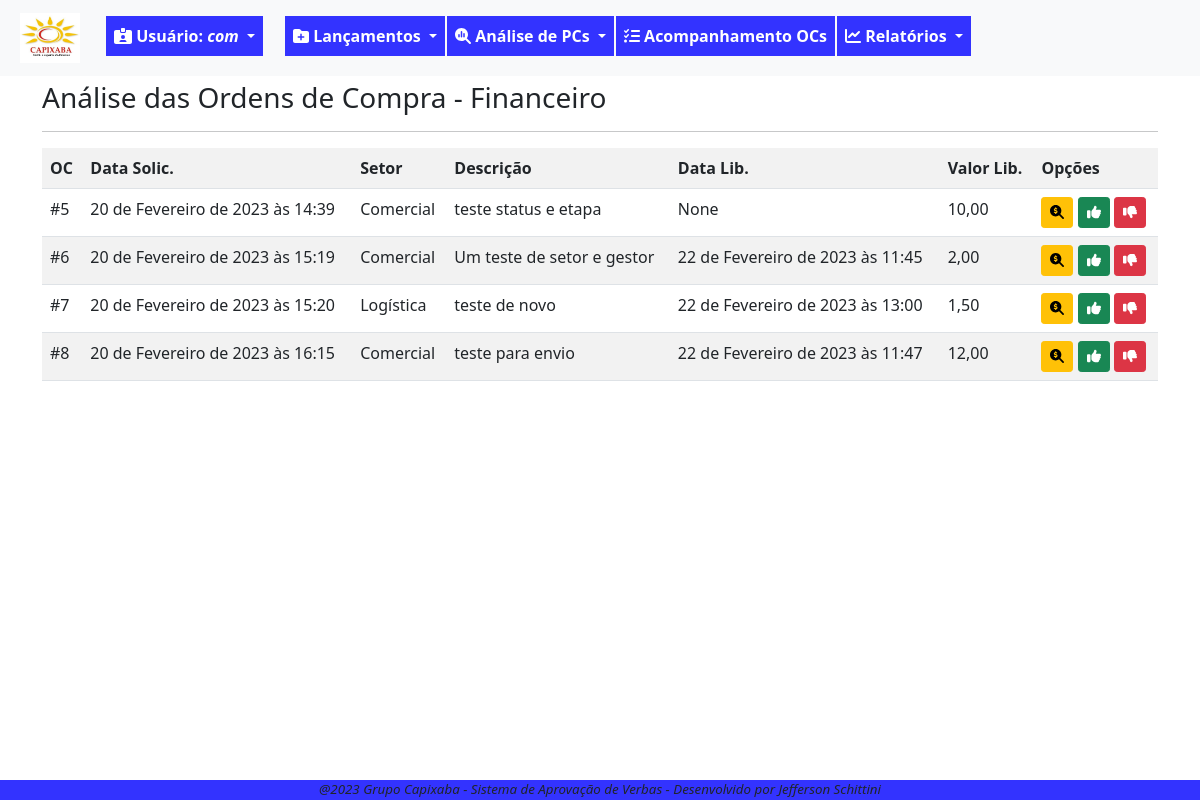
Page /pc/analise/financeiro/listar/ (signed in) on the earlier database version.
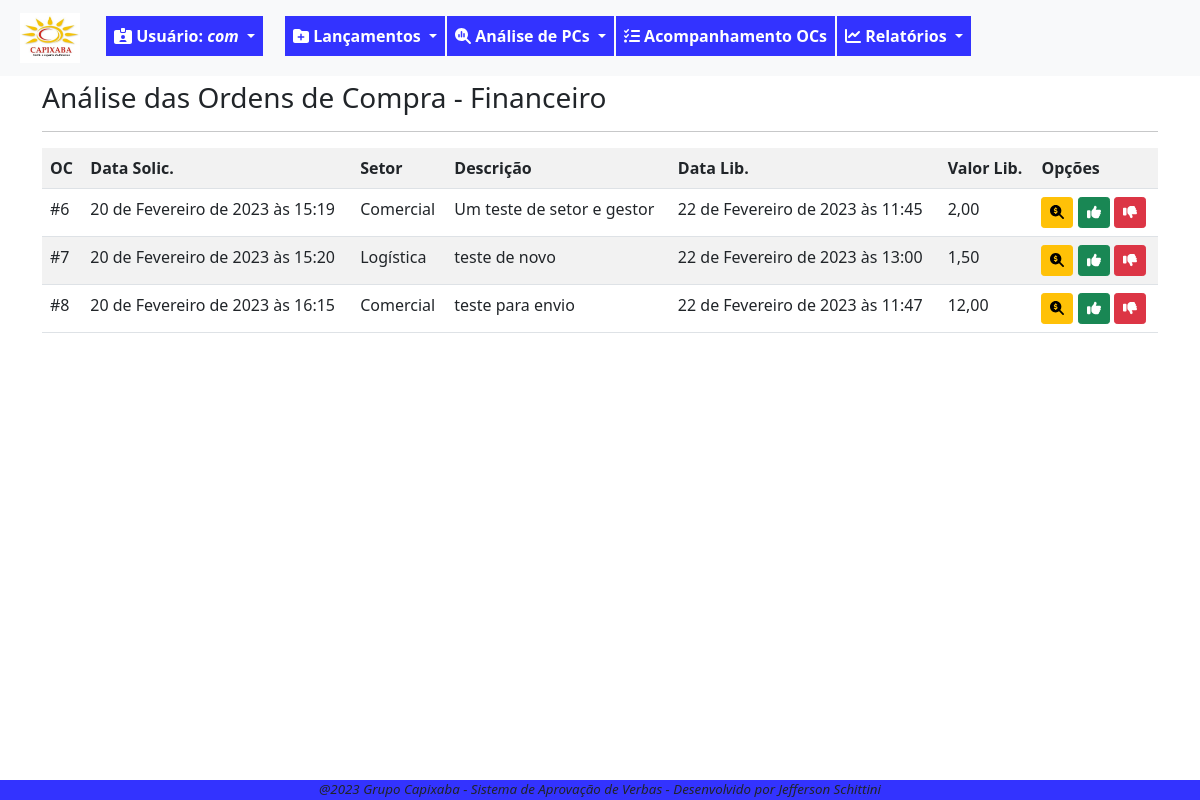
Same page on the later database version.
### fluxo/models.py (models this page shows, shortened)
class PedidoCompra(models.Model):
    SOL = '1'
    APR = '2'
    FIS = '3'
    FIN = '4'
    FIM = '9'
    ETAPAS_CHOICES = [
        (SOL,'Solicitação'),
        (APR,'Aprovação'),
        (FIS,'Fiscal'),
        (FIN,'Financeiro'),
        (FIM,'Finalizada'),
    ]
    ABERTA = 'ABE'
    ANALISE = 'ANL'
    LIBERADA = 'LIB'
    NEGADA = 'NEG'
    CANCELADA = 'CAN'
    STATUS_CHOICES = [
        ('ABE','Aberta'),
        ('ANL','Análise'),
        ('LIB','Liberada'),
        ('NEG','Negada'),
        ('CAN','Cancelada'),
    ]
    data_solic = models.DateTimeField(verbose_name='Data da Solicitação', default=timezone.now)
    usuario_log = models.ForeignKey(User, on_delete=models.PROTECT, verbose_name='Usuário') #deixar este usuário, que herda do padrão django
    setor_oc = models.ForeignKey(Setor, on_delete=models.PROTECT, verbose_name='Setor')
    desc_solic = models.CharField(max_length=100, verbose_name='Descrição do pedido')
    motivo_solic = models.TextField(verbose_name='Motivo do pedido', max_length=1000, help_text='Escreva detalhes da solicitação')
    valor_solic = models.DecimalField(max_digits=9, decimal_places=2, verbose_name='Valor Solicitado')
    anexos = models.FileField(upload_to=anexar_em, blank=True, null=True)  # verificar melhor como se configura, inclusive a constante MEDDIA_ROOT
    data_aprov = models.DateTimeField(verbose_name='Aprovação Diretoria', blank=True, null=True)
    motivo_aprov = models.TextField(verbose_name='Motivo Aprovação', blank=True, max_length=1000, help_text='Escreva detalhes da devolutiva')
    valor_aprov = models.DecimalField(verbose_name='Valor Aprovado', max_digits=9, decimal_places=2, blank=True, null=True)
    data_fin = models.DateTimeField(verbose_name='Liberação Financeiro', blank=True, null=True)
    motivo_fin = models.TextField(verbose_name='Motivo Financeiro', max_length=1000, blank=True, help_text='Escreva detalhes da devolutiva')
    data_fis = models.DateTimeField(verbose_name='Liberação Fiscal', blank=True, null=True)
    motivo_fis = models.TextField(verbose_name='Motivo Fiscal', max_length=1000, blank=True, null=True, help_text='Escreva detalhes da devolutiva')
    etapa_oc = models.CharField(verbose_name='Etapa', choices=ETAPAS_CHOICES, max_length=50, default='1')
    status_oc = models.CharField(verbose_name='Status', choices=STATUS_CHOICES, max_length=50, default='ABE')
    data_fim_oc = models.DateTimeField(verbose_name='Data Encerramento', null=True, blank=True)
    """ atriui a uma variável o nome da classe. Isso pode ser usado em um template para identificar a
    classe que está chamando o formulário e condicionar as ações"""

class Setor(models.Model):
    setor_desc = models.CharField(verbose_name='Setor', max_length=100, unique=True)
    gestor_setor = models.ForeignKey(User, on_delete=models.PROTECT, verbose_name='Gestor', blank=True, null=True)
    def __str__(self):
        return self.setor_desc

### fluxo/views.py (the view)
# urls.py: path('pc/analise/financeiro/listar/', PCFinList.as_view(), name='lista-analise-fin-pc'),
class PCFinList(GroupRequiredMixin, LoginRequiredMixin,ListView):
    login_url = reverse_lazy('login')
    group_required = u'Financeiro'
    model = PedidoCompra
    template_name = 'fluxo/listas/lista-analise-fin-pc.html'
    def get_queryset(self):
        self.object_list = PedidoCompra.objects.filter(status_oc='LIB', etapa_oc='4')
        return self.object_list

### fluxo/templates/fluxo/listas/lista-analise-fin-pc.html (shortened to what this page needs)
{% extends 'paginas/base.html' %}
{% load static %}
{% block conteudo %}
<h3 style="margin-top: 5px;">Análise das Ordens de Compra - Financeiro</h3>
<hr>
<div class="table-responsive">
    <table class="table table-striped">
        <tr>
            <th>OC</th>
            <th>Data Solic.</th>
            <th>Setor</th>
            <th>Descrição</th>
            <th>Data Lib.</th>
            <th>Valor Lib.</th>
            <th>Opções</th>
        </tr>
        {% for pc in object_list %}
        <tr>
            <td>#{{ pc.pk }}</td>
            <td>{{ pc.data_solic }}</td>
            <td>{{ pc.setor_oc }}</td>
            <td>{{ pc.desc_solic }}</td>
            <td>{{ pc.data_aprov }}</td>
            <td>{{ pc.valor_aprov }}</td>
            <td>
                <a href="{% url 'analise-fin-pc' pc.pk %}" class="btn btn-warning btn-sm" title="Analisar OC"><i class="fa-solid fa-magnifying-glass-dollar"></i></a>
                <a href=" {% url 'envia-fin-pc' pc.pk %} " class="btn btn-success btn-sm" title="Finalizar OC"><i class="fa-solid fa-thumbs-up"></i></a>
                <a href="  " class="btn btn-danger btn-sm" title="Negar ou Retornar OC"><i class="fa-solid fa-thumbs-down"></i></a>
            </td>
        </tr>
        {% empty %}
        <tr>
            <td colspan="7">Lista e OC vazia para liberação.</td>
        </tr>
        {% endfor%}
    </table>
</div>
{% endblock conteudo %}

Differences in the rows shown:
no longer on this page (row edited): PedidoCompra: pk "5", data_solic "20 de Fevereiro de 2023 às 14:39", setor_oc "Comercial", desc_solic "teste status e etapa", data_aprov "None", valor_aprov "10,00"
